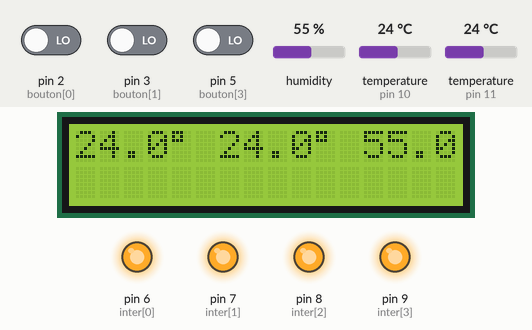
Simulated run of this sketch. Board: Arduino Uno, built with avr-gcc and run on an emulated ATmega328P. Shown: 16×2 character LCD, output pins drawn as LEDs (lit = HIGH). Dashed ring = blinking. The test bench sets the inputs (shaded band); at power-on: temperature (sensors on pin 11, pin 10) 24 °C, pin 2 (bouton[0]) LOW, pin 3 (bouton[1]) LOW, pin 5 (bouton[3]) LOW, humidity 55 %.

Above: at 1.2 s.
1.3 s: temperature (sensor on pin 11) set to 10.7 °C
At 4.19 s:
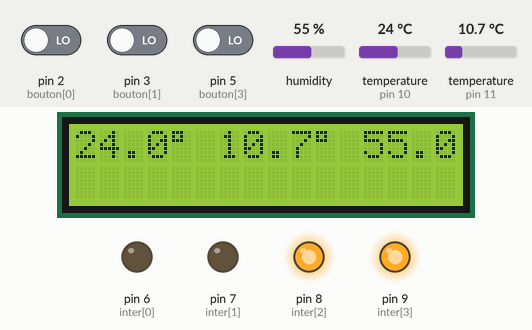
4.4 s: temperature (sensor on pin 11) set to 9.3 °C
At 7.18 s:
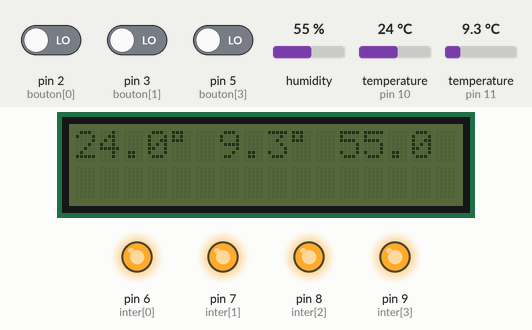
10.4 s: pin 2 (bouton[0]) driven HIGH
At 10.78 s:
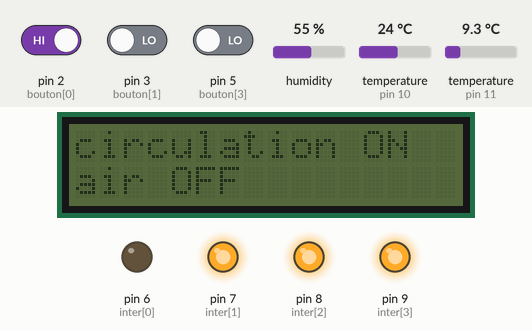
13.4 s: pin 2 (bouton[0]) driven LOW
At 13.86 s:
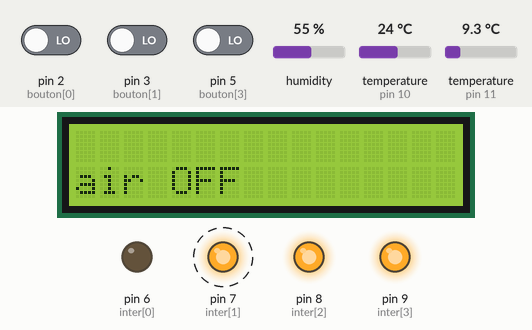
15.9 s: pin 2 (bouton[0]) driven HIGH
At 16.49 s:
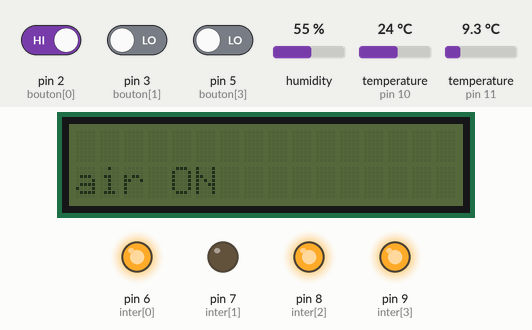
18.4 s: pin 2 (bouton[0]) driven LOW
At 21.95 s:
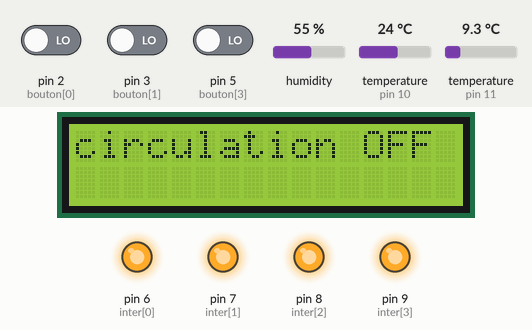
Timing chart, 0 to 24.2 s (numbered marks = the images above; inputs shaded):
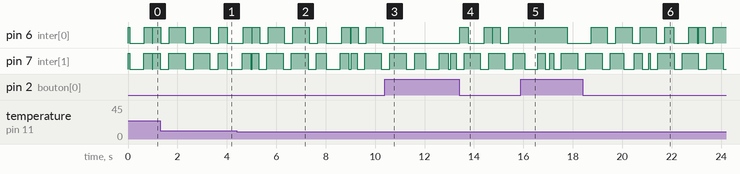

Measured:
- the behaviour switches between 10 and 9.9 °C on temperature (sensor on pin 11) (found by bisection; images 1 and 2)
- after the input at 10.4 s, pin 6 (inter[0]): stops changing and stays LOW
- after the input at 13.4 s, pin 6 (inter[0]): goes HIGH 0.34 s, LOW 0.65 s, HIGH 0.33 s, LOW 0.02 s, HIGH 0.30 s, LOW 0.33 s, then HIGH, starting at once; the display: first changes at once (image 4 shows a later state)
- after the input at 18.4 s, the display: first changes at once (image 6 shows a later state)

The sketch:

test_clignotement___clavier.ino
```cpp
// inclure les librairies nécessaires au fonctionnement
#include <Wire.h>    //du 1-wire et de l'I2C
#include <LiquidCrystal_I2C.h>    //de l'écran I2C
#include <OneWire.h>    //du bus 1-wire
#include "DHT.h"   // Librairie des capteurs DHT
#include <Adafruit_Sensor.h>  // la librairie adafruit sensor est nécessaire à la librairie DHT.h


//définition du bus 1-wire---------------------------------------------------

/* Broche du bus 1-Wire */
const byte BROCHE_ONEWIRE = 10;
/* Création de l'objet OneWire pour manipuler le bus 1-Wire */
OneWire ds(BROCHE_ONEWIRE);

//---------------------------------------------------------------------------

// définition du capteur DHT22-------------------------------------------------------------------------------

#define DHTPIN 11    // Changer le pin sur lequel est branché le DHT
#define DHTTYPE DHT22      // Il s'agit d'un capteur DHT 22  (AM2302) et non DHT11 ou DHT21
// Initialisation du capteur pour un Arduino à 16mhz par défaut
// Il faudra modifier le 3ème paramètres pour une autre carte (sinon le capteur renvoie 0). Quelques valeurs : 8mhz => 3, 16mhz => 6, 84mhz => 84
DHT dht(DHTPIN, DHTTYPE);

//-------------------------------------------------------------------------------------------------------------------


//Définition de l'écran I2C--------------------------------------------------------------------------------------------

//Définition des pins de l'écran sur I2C
#define I2C_ADDR 0x3F // <<—– Mettre votre adresse
#define BACKLIGHT_PIN 3
#define En_pin 2
#define Rw_pin 1
#define Rs_pin 0
#define D4_pin 4
#define D5_pin 5
#define D6_pin 6
#define D7_pin 7

int n = 1; //nécessaire à lécran...

LiquidCrystal_I2C lcd(I2C_ADDR,En_pin,Rw_pin,Rs_pin,D4_pin,D5_pin,D6_pin,D7_pin); //définition de l'écran

//----------------------------------------------------------------------------------------------------------------------


/* Définition des pins sur lesquelles sont branchés les relais
const int inter1 = 6;
const int inter2 = 7;
const int inter3 = 8;
const int inter4 = 9;
*/
char inter[] = {6,7,8,9};


/* Définition des pins sur lesquels sont branchés les boutons
const int bouton1 = 2;
const int bouton2 = 3;
const int bouton3 = 4;
const int bouton4 = 5;
*/
char bouton[] = {2,3,4,5};


//variables nécessaires au capteur de température d'eau (DS18B20)---------------------------------------------------------

//déclarer l'adresse du capteur (temprature d'eau)
byte addrtempeau [8] = {0x28, 0xFF, 0x60, 0x26, 0x92, 0x16, 0x05, 0x3E };

byte datatempeau[9];    //le tableau pour stocker les données envoyées par le capteur
float tempeau;    //un float pour stocker la température un fois convertie

long delaitempeau = millis();    //une variable pour enregistrer le temps de départ de mesure de la temperature d'eau
byte tempeauencours = 1;    //une variable pour savoir si une mesure de la temperature d'eau est en cours
//------------------------------------------------------------------------------------------------------------------------


// Variables nécessaites au capteur DHT22---------------------------------------------------------------------------------

float tempair;    //un float pour stocker la température de l'air
float humidite;    //un float pour stocker le taux d'humidité


//------------------------------------------------------------------------------------------------------------------------


// Variables nécessaires à la pompe de circulation-------------------------------------------------------------------------

// On crée un tableau contenant : { le temps allumé, le temps éteint, le moment du dernier changement, l'état (allumé ou éteint) }
// et qui sera utilisé par la fonction "clignotement"
long circulation [] = {1000,3000,0,0};

//      int etatcirculation = 1;      //une variable pour stocker l'état dans lequel doit etre le relais
    int modecirculation [2]= {0,0};  //variable pour stocker le mode de fonctionnement de la pompe de circulation (-1=off ; 0=auto ; 1=on )en premier et le mode précédent ensuite

//--------------------------------------------------------------------------------------------------------------------------

//variables nécessaires à la pompe à air----------------------------------------------------------------------------------------

// On crée un tableau contenant : { le temps allumé, le temps éteint, le moment du dernier changement, l'état (allumé ou éteint) }
// et qui sera utilisé par la fonction "clignotement"
long air [] = {1000,3000,0,0};

int modeair [2]= {0,0};  //variable pour stocker le mode de fonctionnement de la pompe à air (-1=off ; 0=auto ; 1=on )en premier et le mode précédent ensuite


//Variables nécessaires à l'écran------------------------------------------------------------------------------------------

// On crée une variable qui sera utilisée par la fonction "clignotement" et qui premettra de faire clignotter l'écran
long blinkecran [] = {1000, 1000, 0, 0};    //soit une seconde allumé, une seconde éteint, millis() au dernier changement, l'état (allumé ou éteint)
//On crée une variable qui contient {le temps d'allumage du rétroéclairage, le temps (millis) depuis l'appui du bouton, et 0 ou 1 si le rétroéclairage est allumé ou éteint}
long retroeclairage []= {4000, 0, 0};

//-------------------------------------------------------------------------------------------------------------------------


// Variables nécessaires au fonctionnement des boutons----------------------------------------------------------------------
/*
la variable databouton1 stocke les données relatives au bouton 1 avec :
[0] : le pin sur lequel il est branché
[1] : le délai entre deux conparaisons de son état
[2] : son état actuel
[3] : son dernier état
[4] : le temps (millis) de la dernière mesure de son état
*/
long databouton1 []={(bouton[0]),300,0,0,0};
long databouton2 []={(bouton[1]),300,0,0,0};
long databouton3 []={(bouton[2]),300,0,0,0};
long databouton4 []={(bouton[3]),300,0,0,0};
//---------------------------------------------------------------------------------------------------------------------------


void setup() {

  // Définition des pins D6 à D9 (les relais ) comme sortie et éteints au départ
  for ( char i=0; i < sizeof(inter) ; i++)
  {
    pinMode (inter[i], OUTPUT);    //on définit tous les relais comme sorties
    digitalWrite (inter[i], HIGH);    //on définit tous les relais éteints au départ
  }

//--------------------------------------------------------------------------------------------------------------------------

// Définition des pins D2 à D5 (les bouton) comme entrées et activation des résistances de pull-up
  for (char i=0 ; i<sizeof (bouton); i++)
  {
    pinMode (bouton[i], INPUT);
//    digitalWrite (bouton [i], HIGH);  // mettre une broche en entrée à l'état haut permet d'activer les résistances de pull-up
  }

//--------------------------------------------------------------------------------------------------------------------------

//Paramétrage de l'écran
lcd.begin (16, 2); // <<—– My LCD was 16×2
// Switch on the backlight
lcd.setBacklightPin(BACKLIGHT_PIN,POSITIVE);
lcd.setBacklight(HIGH);
//-------------------------------------------------------------------------------------------------------------------------

dht.begin();    // initialisation du capteur DHT22

//----------------------------------------------------------------------------------------------------------------------


        Serial.begin(9600); //initialiser la communication série ( pour déboggage)


}

void loop()
{

// première partie permettant de selectionner le mode de fonctionnement de la pompe de circulation en fonction
// des appuis sur le bouton 1
    if ( etatbouton(databouton1)== 1 )    //si le bouton 1 est réellement appuyé
  {

  switch (modecirculation [0])  //tester la valeur du mode de fonctionnement de la pompe
  {
   case -1:  //si elle est éteinte
   modecirculation [0]=0;  //la passer en automatique
   lcd.clear();    //on en profite pour effacer l'écran qui devra maintenant afficher : circulation OFF
   break;

   case 0:  //si elle est en automatique
   modecirculation [0]=1;  //la passer en allumé forçé
   lcd.clear();    //on en profite pour effacer l'écran qui devra maintenant afficher les températures
   break;

   case 1:  //si elle est forçée allumée
   modecirculation [0]=-1;  //l'éteindre
   lcd.clear();    //on en profite pour effacer l'écran qui devra maintenant afficher : circulation ON
   break;
   }
  }
  //fin de la première partie

  //----------------------------------------------------------------------------------------------------------------------------------------

  //seconde partie : on allume ou éteint la pompe de circulation selon le mode de circulation choisi
  switch (modecirculation [0])    //selon le mode de fonctionnement choisi
  {
    case -1:    //si elle est forçée éteinte
    digitalWrite (inter[0], HIGH);    //on l'éteint
    lcd.setCursor (0,0);    //on se met sur le premier caractère de la première ligne
    lcd.print ("circulation OFF");    //on affiche le texte : circulation OFF
    lcd.setBacklight (clignotement(blinkecran));    //on fait clignoter le rétroéclairage de l'écran
    break;

    case 0:    //si elle est en fonctionnement automatique
    digitalWrite (inter[0] , clignotement (circulation));  //on met physiquement le relais dans la bonne position en fonction du retour de la fonction "clignotement" pour la variable "circulation"
    if (modeair[0] ==0 && retroeclairage[2] ==0 )    //si la pompe à air est aussi en mode automatique et que l'écren ne doit pas etre allumé
    {
    lcd.setBacklight(LOW);    //on allume le rétroéclairage de l'écran
    }
    break;

    case 1:    //si elle est forçée allumée
    digitalWrite (inter[0], LOW);    //on l'allume
    lcd.setCursor (0,0);    //on se met sur le premier caractère sur la première ligne
    lcd.print ("circulation ON");    //on affiche le texte : circulation ON
    lcd.setBacklight (clignotement(blinkecran));    //on fait clignoter le rétroéclairage de l'écran
    break;
  }
  //fin de la seconde partie

  //-------------------------------------------------------------------------------------------------------------------------------------------

  //troisième partie : permettant de selectionner le mode de fonctionnement de la pompe à air en ----------------------------------------------
  // fonction de appuis sur le bouton 2

      if ( etatbouton(databouton2)== 1 )    //si le bouton 2 est réellement appuyé
  {

  switch (modeair [0])  //tester la valeur du mode de fonctionnement de la pompe à air
  {
   case -1:  //si elle est éteinte
   modeair [0]=0;  //la passer en automatique
   lcd.clear();    //on en profite pour effacer l'écran qui devra maintenant afficher : air OFF
   break;

   case 0:  //si elle est en automatique
   modeair [0]=1;  //la passer en allumé forçé
   lcd.clear();    //on en profite pour effacer l'écran qui devra maintenant afficher les températures
   break;

   case 1:  //si elle est forçée allumée
   modeair [0]=-1;  //l'éteindre
   lcd.clear();    //on en profite pour effacer l'écran qui devra maintenant afficher : air ON
   break;
   }
  }


  // fin de la troisième partie--------------------------------------------------------------------------------------------------------------

  // quatrième partie : on allume ou on éteint la pompe à air selon le mode choisi-------------------------------------------------------------

  switch (modeair [0])    //selon le mode de fonctionnement choisi
  {
    case -1:    //si elle est forçée éteinte
    digitalWrite (inter[1], HIGH);    //on l'éteint
    lcd.setCursor (0,1);    //on se met sur le premier caractère de la seconde ligne
    lcd.print ("air OFF");    //on affiche le texte : air OFF
    lcd.setBacklight (clignotement(blinkecran));    //on fait clignoter le rétroéclairage de l'écran
    break;

    case 0:    //si elle est en fonctionnement automatique
    digitalWrite (inter[1] , clignotement (air));  //on met physiquement le relais dans la bonne position en fonction du retour de la fonction "clignotement" pour la variable "air"
    if (modecirculation[0] ==0 && retroeclairage[2] == 0 )    //si la pompe de circulation est aussi en automatique et que l'écran ne doit pas etre allumé
    {
    lcd.setBacklight(LOW);    //on eteint le rétroéclairage de l'écran
    }
    break;

    case 1:    //si elle est forçée allumée
    digitalWrite (inter[1], LOW);    //on l'allume
    lcd.setCursor (0,1);    //on se met sur le premier caractère sur la seconde ligne
    lcd.print ("air ON");    //on affiche le texte : air ON
    lcd.setBacklight (clignotement(blinkecran));    //on fait clignoter le rétroéclairage de l'écran
    break;
  }

  // fin de la quatrième partie---------------------------------------------------------------------------------------------------------------

  // cinquième partie : gestion du rétroéclairage de l'écran juste le temps d'une lecture-----------------------------------------------------

  if (etatbouton(databouton4) == 1 )    //si le bouton 4 est réellement appuyé
  {
  retroeclairage[2] = 1;    //on déclare que le rétroéclairage doit etre allumé
  retroeclairage[1] = millis();    //on enregistre le millis au moment de l'appui sur le bouton
  lcd.setBacklight (HIGH);    //on allume le rétroéclairage
  }

  if ( millis() - retroeclairage[1] > retroeclairage[0] )    //si le temps de rétroéclairage est écoulé
  {
   retroeclairage[2] = 0;    //on déclare que le rétroéclairage doit etre éteint. (il sera éteint physiquement dans les boucles sur le fonctionnement des pompes).

  }

  // fin de la cinquième partie--------------------------------------------------------------------------------------------------------------


  //sixième partie : lecture de la sonde de température d'eau---------------------------------------------------

  if (tempeauencours ==0)    //si il n'y a pas de mesure en cours
  {
  ds.reset();    //reset du bus 1-wire
  ds.select (addrtempeau);    //selection de la sonde DS18B20 par son addresse
  ds.write (0x44, 1);    //demande à la sonde une prise de mesure (conversion)
  delaitempeau = millis();    //enregistre le temps de départ
  tempeauencours = 1;    //on signale qu'il y a une mesure en cours
  }

  if (millis() - delaitempeau > 800 && tempeauencours == 1)    //si une mesure est en cours et ce depuis plus de 800 millisecondes (temps nécessaire au D18B20)
  {
  ds.reset();    //reset du bus 1-wire
  ds.select (addrtempeau);    //selection de la sonde DS18B20 par son addresse
  ds.write (0xBE);    //demande à la sonde la lecture du scratchpad

  //on stocke chacun des octets dans le tableau data
  for (byte i=0; i<9; i++)
  {
    datatempeau[i] = ds.read();
  }
  //on reprend les deux premiers octets et on les convertit en une température en degrés celsius
  tempeau = ((datatempeau[1] << 8 | datatempeau[0]) * 0.0625);
  tempeauencours = 0;
  }  //fin de la lecture de la temperature de l'eau


//fin de la sixième partie-----------------------------------------------------------------------------------------------------------------------------

// septième partie : lecture de la temperature de l'air et du taux d'humidité-----------------------------------------------------------------

tempair = dht.readTemperature();    //lecture de la temperature sur la DHT22 en degrés celcius
humidite = dht.readHumidity();    //lecture du taux d'humidité sur la DHT22

// fin de la septième partie------------------------------------------------------------------------------------------------------------


  //affichage de la température d'eau sur l'écran
  if (modecirculation [0] ==0 && modeair [0] ==0 )    //si la pompe de circulation et la pompe à air sont en mode automatique
  {
     lcd.home ();    //on se met sur le premier caractère de la première ligne
     lcd.print (tempeau, 1);    //on affiche la température de l'eau avec un seul chiffre derrière la virgule
     lcd.print ((char)223); //le signe °
     lcd.print (" ");    //on laisse un espace
     lcd.print (tempair, 1);    //on affiche la température de l'air avec un seul chiffre derrière la virgule
     lcd.print ((char)223); //le signe °
     lcd.print (" ");    //on laisse un espace
     lcd.print (humidite, 1);    //on affiche la l'humidité de l'air avec un seul chiffre derrière la virgule
     //lcd.print ((char)37); //le signe %


    /*
 lcd.home ();    //on se met sur le premier caractère de la première ligne
 lcd.print ("temperature");    //on affiche le texte : temperature
 lcd.setCursor (2,1);    //on se met au troisième caractère sur la seconde ligne
 lcd.print (tempeau, 1);    //on affiche la température avec un seul chiffre derrière la virgule
 lcd.print ((char)223); //le signe °
 //lcd.print ((char)99); // le symbole c sur la table de caractères
 lcd.print("c");
 */
  }


}

//FIN DE VOID LOOP-----------------------------------------------------------------------------------------------------------------------------------


//---------------------------------------------------------------------------------------------------------------------------------------
//----------------------------------------------------------------------------------------------------------------------------------------------


// début de la fonction de clignotement qui permet d'allumer et d'éteindre la pompe à intervalles réguliers
long clignotement ( long delais[4] )
{


  if (delais[3] == 1)  //si le relais est éteint
  {
    if (millis () - delais[2] > delais[1])  //et que le délai d'extinction est dépassé
    {
      delais[2] = millis ();  //mettre à jour previousMillis
      delais[3] = 0;  //allumer le relais
    }
  }

    else      //Sinon, le relais est allumé
    {
     if (millis () - delais[2] > delais[0])  //et si le délai d'allumage est dépassé
      {
        delais[2] = millis ();  //mettre à jour PreviousMillis
        delais[3] = 1;  //éteindre le relais
      }
    }

return delais[3];    //retourne la position dans laquelle doit etre le relais

}

// fin de la fonction de clignotement


//début de la fonction permettant de lire l'état dun bouton en évitant le phénomène de rebond

long etatbouton (long databouton [])
{


databouton [2] = digitalRead(databouton [0]);  //lire l'état du bouton

if (databouton [2]==LOW && databouton [3]==HIGH)  //si bouton1 est appuyé et qu'il n'y était pas avant
{
  databouton [3]=LOW;  //enregistrer son dernier état à appuyé

    databouton [4] = millis();  //et enregistrer le temps (millis) de ce test
}


  if (databouton [2] == LOW  &&  databouton [3]==LOW   &&   millis() - databouton [4] >= databouton [1] )  //si le bouton était et est toujours appuyé et qu'il s'est écoulé plus de 200 millisecondes
  {


   databouton [3]=HIGH;  //remettre le dernier état du bouton à relaché
   return 1;    //on cosidère que le bouton est réellement appuyé donc on envoie 1
  }

  else
  {
  return 0;    //on considère que le bouton n'est pas réellement appuyé donc on envoie 0
  }
}

//Fin de la fonction de lecture des boutons
```
